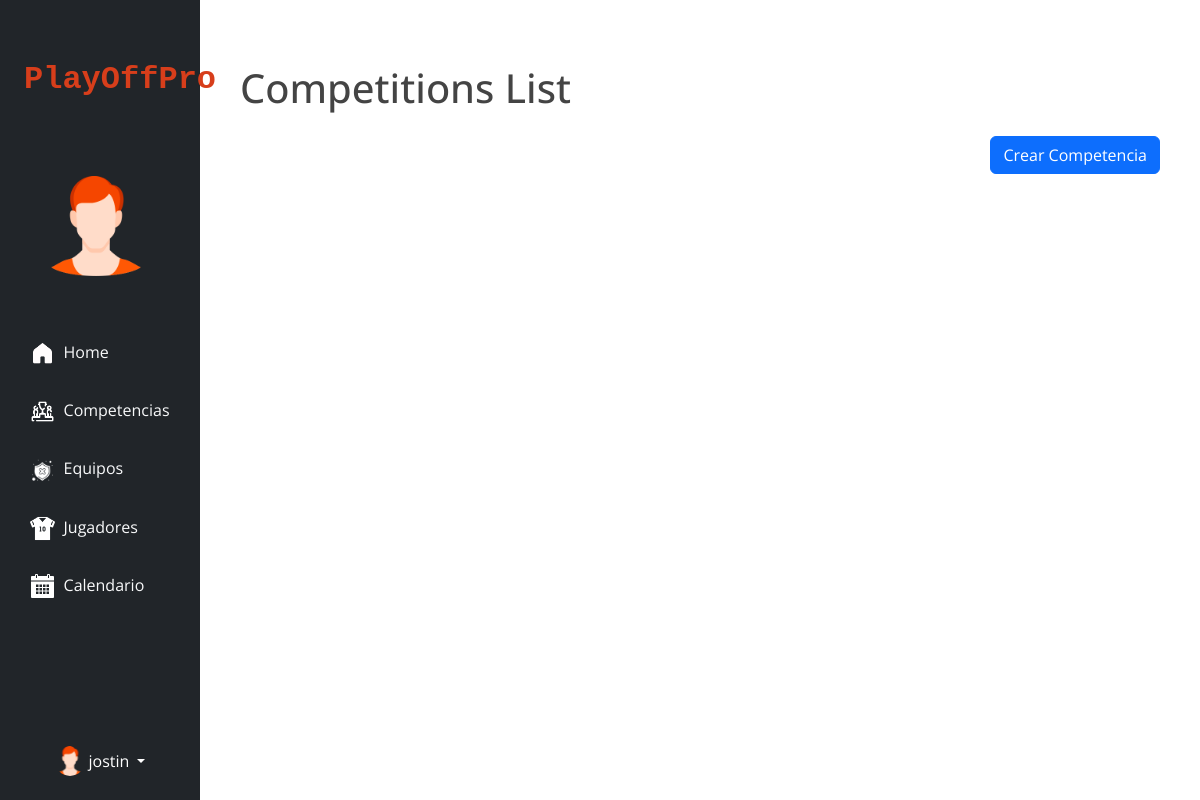
The app's page /competitions/ (signed in), older data.
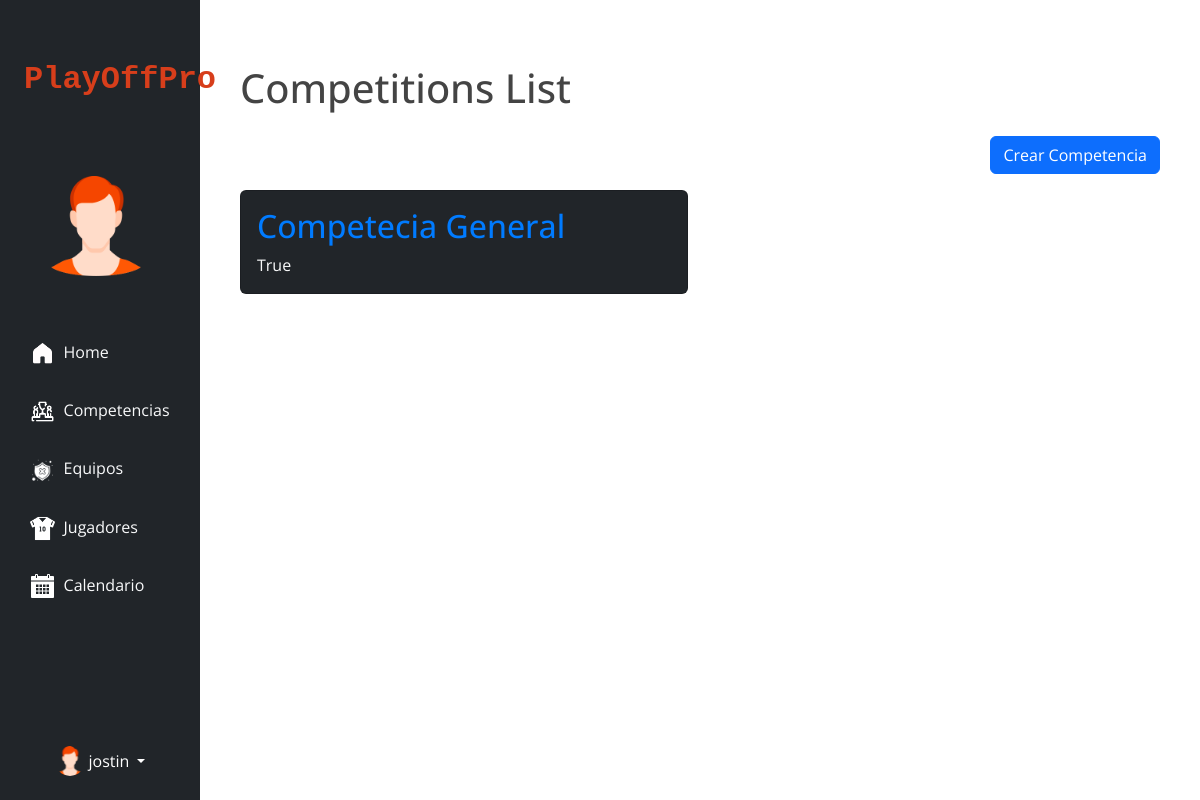
The same page, newer data.
### myapp/models.py (models this page shows, shortened)
class Competition(models.Model):
    name = models.CharField(max_length=50, blank=True)
    SPORT_lIST = (
        ('F', 'Football'),
        ('B', 'Basketball'),
        ('V', 'Volleyball'),
        ('H', 'Handball'),
        ('T', 'Tennis'),
        ('O', 'Other')
    )
    sport = models.CharField(max_length=1, choices=SPORT_lIST, default='F')
    genre = models.CharField(choices=[('M', 'Male'), ('F', 'Female'), ('MF', 'Mixed')], max_length=2, null=True)
    COMPETITION_TYPES = (
        ('L', 'League'),
        ('T', 'Tournament'),
        ('P', 'Playoff'),
        ('F', 'Friendly'),
        ('GS', 'Group Stage'),
        ('O', 'Other')
    )
    type_competition = models.CharField(max_length=2, choices=COMPETITION_TYPES, default='O')
    is_active = models.BooleanField(default=True)
    user = models.ForeignKey(User, on_delete=models.CASCADE, null=True, related_name='competitions')

### myapp/views.py (the view)
# urls.py: path('competitions/', views.competition_list, name='competitions'),
@login_required
def competition_list(request):
    competitions = Competition.objects.filter(user=request.user)
    return render(request, 'competitions.html', {'competitions': competitions})

### myapp/templates/competitions.html
{% extends 'base.html' %}
{% block content %}
    <div class="container mt-5">
        <h1 class="mb-4">Competitions List</h1>
        <div class="d-flex justify-content-end mb-3">
            <a class="btn btn-primary" href="{% url 'new_competition' %}">Crear Competencia</a>
        </div>
        <div class="row">
            {% for competition in competitions %}
                <div class="col-md-6 mb-4">
                    <div class="card bg-dark text-light">
                        <div class="card-body">
                            <h2 class="card-title"><a
                                    href="{% url 'competition_detail' competition.id %}">{{ competition.name }}</a></h2>
                            <p class="card-text text-right">{{ competition.is_active }}</p>
                        </div>
                    </div>
                </div>
            {% endfor %}
        </div>
    </div>
{% endblock %}

Row changes from the older to the newer data that the page shows:
added Competition: name "Competecia General", is_active "True"
